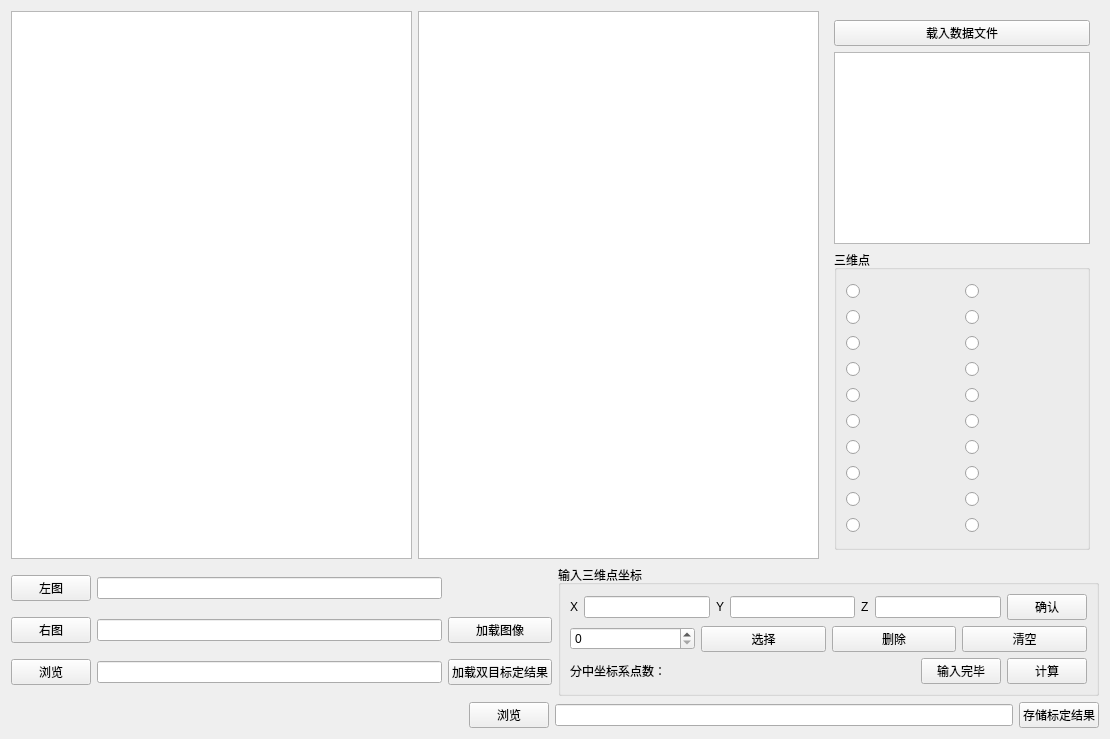
     <widget class="QWidget" name="SpacialImageTable">
      <attribute name="title">
       <string>系统标定</string>
      </attribute>
      <layout class="QGridLayout" name="gridLayout_11">
       <item row="0" column="0">
        <layout class="QHBoxLayout" name="horizontalLayout_8">
         <item>
          <widget class="QGraphicsView" name="sp_lft_view">
           <property name="minimumSize">
            <size>
             <width>401</width>
             <height>501</height>
            </size>
           </property>
          </widget>
         </item>
         <item>
          <widget class="QGraphicsView" name="sp_rgt_view">
           <property name="minimumSize">
            <size>
             <width>401</width>
             <height>501</height>
            </size>
           </property>
          </widget>
         </item>
         <item>
          <widget class="QWidget" name="widget_2" native="true">
           <property name="minimumSize">
            <size>
             <width>100</width>
             <height>0</height>
            </size>
           </property>
           <layout class="QVBoxLayout" name="verticalLayout_5">
            <item>
             <widget class="QPushButton" name="sp_loadCaliBoardDataButton">
              <property name="toolTip">
               <string>&lt;html&gt;&lt;head/&gt;&lt;body&gt;&lt;p&gt;为了减少手动输入系统标定板三维点真实值坐标，载入.calipnt数据文件，该数据文件内容为某一块定西标定板的所有三维点坐标，该文件为本系统自定义格式，详见.calipnt文件样例。&lt;/p&gt;&lt;/body&gt;&lt;/html&gt;</string>
              </property>
              <property name="whatsThis">
               <string>&lt;html&gt;&lt;head/&gt;&lt;body&gt;&lt;p&gt;&lt;br/&gt;&lt;/p&gt;&lt;/body&gt;&lt;/html&gt;</string>
              </property>
              <property name="text">
               <string>载入数据文件</string>
              </property>
             </widget>
            </item>
            <item>
             <widget class="QPlainTextEdit" name="sp_loadCalibBoardDataEdit"/>
            </item>
            <item>
             <widget class="QGroupBox" name="groupBox_2">
              <property name="minimumSize">
               <size>
                <width>0</width>
                <height>300</height>
               </size>
              </property>
              <property name="title">
               <string>三维点</string>
              </property>
              <layout class="QGridLayout" name="gridLayout_13">
               <item row="0" column="0">
                <widget class="QRadioButton" name="radio01">
                 <property name="text">
                  <string/>
                 </property>
                </widget>
               </item>
               <item row="0" column="1">
                <widget class="QRadioButton" name="radio11">
                 <property name="text">
                  <string/>
                 </property>
                </widget>
               </item>
               <item row="1" column="0">
                <widget class="QRadioButton" name="radio02">
                 <property name="text">
                  <string/>
                 </property>
                </widget>
               </item>
               <item row="1" column="1">
                <widget class="QRadioButton" name="radio12">
                 <property name="text">
                  <string/>
                 </property>
                </widget>
               </item>
               <item row="2" column="0">
                <widget class="QRadioButton" name="radio03">
                 <property name="text">
                  <string/>
                 </property>
                </widget>
               </item>
               <item row="2" column="1">
                <widget class="QRadioButton" name="radio13">
                 <property name="text">
                  <string/>
                 </property>
                </widget>
               </item>
               <item row="3" column="0">
                <widget class="QRadioButton" name="radio04">
                 <property name="text">
                  <string/>
                 </property>
                </widget>
               </item>
               <item row="3" column="1">
                <widget class="QRadioButton" name="radio14">
                 <property name="text">
                  <string/>
                 </property>
                </widget>
               </item>
               <item row="4" column="0">
                <widget class="QRadioButton" name="radio05">
                 <property name="text">
                  <string/>
                 </property>
                </widget>
               </item>
               <item row="4" column="1">
                <widget class="QRadioButton" name="radio15">
                 <property name="text">
                  <string/>
                 </property>
                </widget>
               </item>
               <item row="5" column="0">
                <widget class="QRadioButton" name="radio06">
                 <property name="text">
                  <string/>
                 </property>
                </widget>
               </item>
               <item row="5" column="1">
                <widget class="QRadioButton" name="radio16">
                 <property name="text">
                  <string/>
                 </property>
                </widget>
               </item>
               <item row="6" column="0">
                <widget class="QRadioButton" name="radio07">
                 <property name="text">
                  <string/>
                 </property>
                </widget>
               </item>
               <item row="6" column="1">
                <widget class="QRadioButton" name="radio17">
                 <property name="text">
                  <string/>
                 </property>
                </widget>
               </item>
               <item row="7" column="0">
                <widget class="QRadioButton" name="radio08">
                 <property name="text">
                  <string/>
                 </property>
                </widget>
               </item>
               <item row="7" column="1">
                <widget class="QRadioButton" name="radio18">
                 <property name="text">
                  <string/>
                 </property>
                </widget>
               </item>
               <item row="8" column="0">
                <widget class="QRadioButton" name="radio09">
                 <property name="text">
                  <string/>
                 </property>
                </widget>
               </item>
               <item row="8" column="1">
                <widget class="QRadioButton" name="radio19">
                 <property name="text">
                  <string/>
                 </property>
                </widget>
               </item>
               <item row="9" column="0">
                <widget class="QRadioButton" name="radio0a">
                 <property name="text">
                  <string/>
                 </property>
                </widget>
               </item>
               <item row="9" column="1">
                <widget class="QRadioButton" name="radio1a">
                 <property name="text">
                  <string/>
                 </property>
                </widget>
               </item>
              </layout>
             </widget>
            </item>
           </layout>
          </widget>
         </item>
        </layout>
       </item>
       <item row="1" column="0">
        <layout class="QHBoxLayout" name="horizontalLayout_9">
         <item>
          <layout class="QGridLayout" name="gridLayout_9">
           <item row="0" column="0">
            <widget class="QPushButton" name="sp_leftimageopen">
             <property name="toolTip">
              <string>&lt;html&gt;&lt;head/&gt;&lt;body&gt;&lt;p&gt;某组相机的系统标定板的左图（要求左右图为同时拍摄，且均能拍摄到标定点）&lt;/p&gt;&lt;/body&gt;&lt;/html&gt;</string>
             </property>
             <property name="whatsThis">
              <string>&lt;html&gt;&lt;head/&gt;&lt;body&gt;&lt;p&gt;&lt;br/&gt;&lt;/p&gt;&lt;/body&gt;&lt;/html&gt;</string>
             </property>
             <property name="text">
              <string>左图</string>
             </property>
            </widget>
           </item>
           <item row="0" column="1">
            <widget class="QLineEdit" name="sp_leftimage">
             <property name="minimumSize">
              <size>
               <width>241</width>
               <height>0</height>
              </size>
             </property>
            </widget>
           </item>
           <item row="1" column="0">
            <widget class="QPushButton" name="sp_rightimageopen">
             <property name="toolTip">
              <string>&lt;html&gt;&lt;head/&gt;&lt;body&gt;&lt;p&gt;某组相机的系统标定板的右图（要求左右图为同时拍摄，且均能拍摄到标定点）&lt;/p&gt;&lt;/body&gt;&lt;/html&gt;</string>
             </property>
             <property name="whatsThis">
              <string>&lt;html&gt;&lt;head/&gt;&lt;body&gt;&lt;p&gt;&lt;br/&gt;&lt;/p&gt;&lt;/body&gt;&lt;/html&gt;</string>
             </property>
             <property name="text">
              <string>右图</string>
             </property>
            </widget>
           </item>
           <item row="1" column="1">
            <widget class="QLineEdit" name="sp_rightimage">
             <property name="minimumSize">
              <size>
               <width>241</width>
               <height>0</height>
              </size>
             </property>
            </widget>
           </item>
           <item row="2" column="0">
            <widget class="QPushButton" name="sp_stereoopen">
             <property name="toolTip">
              <string>&lt;html&gt;&lt;head/&gt;&lt;body&gt;&lt;p&gt;选择某组双目标定文件，作为系统标定的输入。&lt;/p&gt;&lt;/body&gt;&lt;/html&gt;</string>
             </property>
             <property name="whatsThis">
              <string>&lt;html&gt;&lt;head/&gt;&lt;body&gt;&lt;p&gt;&lt;br/&gt;&lt;/p&gt;&lt;/body&gt;&lt;/html&gt;</string>
             </property>
             <property name="text">
              <string>浏览</string>
             </property>
            </widget>
           </item>
           <item row="2" column="1">
            <widget class="QLineEdit" name="sp_stereoresultpath">
             <property name="minimumSize">
              <size>
               <width>241</width>
               <height>0</height>
              </size>
             </property>
            </widget>
           </item>
           <item row="2" column="2">
            <widget class="QPushButton" name="sp_loadstereo">
             <property name="toolTip">
              <string>&lt;html&gt;&lt;head/&gt;&lt;body&gt;&lt;p&gt;某组相机双目标定结果配置文件路径输入完毕后，点此加载该文件，因为系统标定要基于双目标定的结果再做计算，计算结果附在XML标定配置文件的末尾。&lt;/p&gt;&lt;/body&gt;&lt;/html&gt;</string>
             </property>
             <property name="whatsThis">
              <string>&lt;html&gt;&lt;head/&gt;&lt;body&gt;&lt;p&gt;&lt;br/&gt;&lt;/p&gt;&lt;/body&gt;&lt;/html&gt;</string>
             </property>
             <property name="text">
              <string>加载双目标定结果</string>
             </property>
            </widget>
           </item>
           <item row="1" column="2">
            <widget class="QPushButton" name="sp_loadimages">
             <property name="toolTip">
              <string>&lt;html&gt;&lt;head/&gt;&lt;body&gt;&lt;p&gt;某组相机同时拍摄的系统标定板的左图右图路径选择完毕后，点此则将图片加载到图像显示窗口&lt;/p&gt;&lt;/body&gt;&lt;/html&gt;</string>
             </property>
             <property name="whatsThis">
              <string>&lt;html&gt;&lt;head/&gt;&lt;body&gt;&lt;p&gt;&lt;br/&gt;&lt;/p&gt;&lt;/body&gt;&lt;/html&gt;</string>
             </property>
             <property name="text">
              <string>加载图像</string>
             </property>
            </widget>
           </item>
          </layout>
         </item>
         <item>
          <widget class="QGroupBox" name="groupBox">
           <property name="minimumSize">
            <size>
             <width>368</width>
             <height>115</height>
            </size>
           </property>
           <property name="title">
            <string>输入三维点坐标</string>
           </property>
           <layout class="QGridLayout" name="gridLayout_7">
            <item row="0" column="0">
             <layout class="QHBoxLayout" name="horizontalLayout_5">
              <item>
               <widget class="QLabel" name="label_3">
                <property name="toolTip">
                 <string>&lt;html&gt;&lt;head/&gt;&lt;body&gt;&lt;p&gt;某一系统标定板上点的真实值X（由兰州方面测量人提供），可通过三维点选择框选择，避免手动输入出错。&lt;/p&gt;&lt;/body&gt;&lt;/html&gt;</string>
                </property>
                <property name="whatsThis">
                 <string>&lt;html&gt;&lt;head/&gt;&lt;body&gt;&lt;p&gt;&lt;br/&gt;&lt;/p&gt;&lt;/body&gt;&lt;/html&gt;</string>
                </property>
                <property name="text">
                 <string>X</string>
                </property>
               </widget>
              </item>
              <item>
               <widget class="QLineEdit" name="sp_coorX"/>
              </item>
              <item>
               <widget class="QLabel" name="label_6">
                <property name="toolTip">
                 <string>&lt;html&gt;&lt;head/&gt;&lt;body&gt;&lt;p&gt;某一系统标定板上点的真实值Y（由兰州方面测量人提供），可通过三维点选择框选择，避免手动输入出错。&lt;/p&gt;&lt;/body&gt;&lt;/html&gt;</string>
                </property>
                <property name="whatsThis">
                 <string>&lt;html&gt;&lt;head/&gt;&lt;body&gt;&lt;p&gt;&lt;br/&gt;&lt;/p&gt;&lt;/body&gt;&lt;/html&gt;</string>
                </property>
                <property name="text">
                 <string>Y</string>
                </property>
               </widget>
              </item>
              <item>
               <widget class="QLineEdit" name="sp_coorY"/>
              </item>
              <item>
               <widget class="QLabel" name="label_7">
                <property name="toolTip">
                 <string>&lt;html&gt;&lt;head/&gt;&lt;body&gt;&lt;p&gt;某一系统标定板上点的真实值Z（由兰州方面测量人提供），可通过三维点选择框选择，避免手动输入出错。&lt;/p&gt;&lt;/body&gt;&lt;/html&gt;</string>
                </property>
                <property name="whatsThis">
                 <string>&lt;html&gt;&lt;head/&gt;&lt;body&gt;&lt;p&gt;&lt;br/&gt;&lt;/p&gt;&lt;/body&gt;&lt;/html&gt;</string>
                </property>
                <property name="text">
                 <string>Z</string>
                </property>
               </widget>
              </item>
              <item>
               <widget class="QLineEdit" name="sp_coorZ"/>
              </item>
              <item>
               <widget class="QPushButton" name="sp_confirm">
                <property name="toolTip">
                 <string>&lt;html&gt;&lt;head/&gt;&lt;body&gt;&lt;p&gt;某一系统标定板上点的真实值X，Y，Z均输入完毕后，点此按钮添加到计算用点中，一般计算用真实三维点需&amp;gt;6个&lt;/p&gt;&lt;/body&gt;&lt;/html&gt;</string>
                </property>
                <property name="whatsThis">
                 <string>&lt;html&gt;&lt;head/&gt;&lt;body&gt;&lt;p&gt;&lt;br/&gt;&lt;/p&gt;&lt;/body&gt;&lt;/html&gt;</string>
                </property>
                <property name="text">
                 <string>确认</string>
                </property>
               </widget>
              </item>
             </layout>
            </item>
            <item row="1" column="0">
             <layout class="QHBoxLayout" name="horizontalLayout_6">
              <item>
               <widget class="QSpinBox" name="sp_spinBox"/>
              </item>
              <item>
               <widget class="QPushButton" name="sp_choose">
                <property name="toolTip">
                 <string>&lt;html&gt;&lt;head/&gt;&lt;body&gt;&lt;p&gt;检查已输入系统标定计算需要的三维点坐标list，按钮左侧选择点的序号（从0开始），点此按钮可检查已输入的三维点X，Y，Z真实值。&lt;/p&gt;&lt;/body&gt;&lt;/html&gt;</string>
                </property>
                <property name="whatsThis">
                 <string>&lt;html&gt;&lt;head/&gt;&lt;body&gt;&lt;p&gt;&lt;br/&gt;&lt;/p&gt;&lt;/body&gt;&lt;/html&gt;</string>
                </property>
                <property name="text">
                 <string>选择</string>
                </property>
               </widget>
              </item>
              <item>
               <widget class="QPushButton" name="sp_delete">
                <property name="toolTip">
                 <string>&lt;html&gt;&lt;head/&gt;&lt;body&gt;&lt;p&gt;从已输入系统标定计算需要的三维点坐标list中删除某点，在左侧中选择点序号，点此按钮则删除该点，则该点不再参与计算&lt;/p&gt;&lt;/body&gt;&lt;/html&gt;</string>
                </property>
                <property name="whatsThis">
                 <string>&lt;html&gt;&lt;head/&gt;&lt;body&gt;&lt;p&gt;&lt;br/&gt;&lt;/p&gt;&lt;/body&gt;&lt;/html&gt;</string>
                </property>
                <property name="text">
                 <string>删除</string>
                </property>
               </widget>
              </item>
              <item>
               <widget class="QPushButton" name="sp_clearall">
                <property name="toolTip">
                 <string>&lt;html&gt;&lt;head/&gt;&lt;body&gt;&lt;p&gt;清空已输入系统标定计算需要的三维点坐标list&lt;/p&gt;&lt;/body&gt;&lt;/html&gt;</string>
                </property>
                <property name="whatsThis">
                 <string>&lt;html&gt;&lt;head/&gt;&lt;body&gt;&lt;p&gt;&lt;br/&gt;&lt;/p&gt;&lt;/body&gt;&lt;/html&gt;</string>
                </property>
                <property name="text">
                 <string>清空</string>
                </property>
               </widget>
              </item>
             </layout>
            </item>
            <item row="2" column="0">
             <layout class="QHBoxLayout" name="horizontalLayout_13">
              <item>
               <widget class="QLabel" name="label_11">
                <property name="text">
                 <string>分中坐标系点数：</string>
                </property>
               </widget>
              </item>
              <item>
               <widget class="QLabel" name="cali_sp_count">
                <property name="minimumSize">
                 <size>
                  <width>0</width>
                  <height>0</height>
                 </size>
                </property>
                <property name="text">
                 <string/>
                </property>
               </widget>
              </item>
              <item>
               <layout class="QHBoxLayout" name="horizontalLayout_7">
                <item>
                 <spacer name="horizontalSpacer_5">
                  <property name="orientation">
                   <enum>Qt::Horizontal</enum>
                  </property>
                  <property name="sizeHint" stdset="0">
                   <size>
                    <width>40</width>
                    <height>20</height>
                   </size>
                  </property>
                 </spacer>
                </item>
                <item>
                 <widget class="QPushButton" name="sp_inputcomplete">
                  <property name="toolTip">
                   <string>&lt;html&gt;&lt;head/&gt;&lt;body&gt;&lt;p&gt;待全部系统标定计算需要的三维点坐标list（点数需&amp;gt;6个）输入完毕后，点此系统标定计算就绪，左侧显示分中坐标系点数。&lt;/p&gt;&lt;/body&gt;&lt;/html&gt;</string>
                  </property>
                  <property name="whatsThis">
                   <string>&lt;html&gt;&lt;head/&gt;&lt;body&gt;&lt;p&gt;&lt;br/&gt;&lt;/p&gt;&lt;/body&gt;&lt;/html&gt;</string>
                  </property>
                  <property name="text">
                   <string>输入完毕</string>
                  </property>
                 </widget>
                </item>
                <item>
                 <widget class="QPushButton" name="sp_calc">
                  <property name="toolTip">
                   <string>&lt;html&gt;&lt;head/&gt;&lt;body&gt;&lt;p&gt;选择输入完毕，且分中坐标系点数显示&amp;gt;6个时，点此则做系统标定计算，计算结果的误差评价将在右侧显示。&lt;/p&gt;&lt;/body&gt;&lt;/html&gt;</string>
                  </property>
                  <property name="whatsThis">
                   <string>&lt;html&gt;&lt;head/&gt;&lt;body&gt;&lt;p&gt;&lt;br/&gt;&lt;/p&gt;&lt;/body&gt;&lt;/html&gt;</string>
                  </property>
                  <property name="text">
                   <string>计算</string>
                  </property>
                 </widget>
                </item>
               </layout>
              </item>
             </layout>
            </item>
           </layout>
          </widget>
         </item>
        </layout>
       </item>
       <item row="2" column="0">
        <layout class="QHBoxLayout" name="horizontalLayout_14">
         <item>
          <spacer name="horizontalSpacer_8">
           <property name="orientation">
            <enum>Qt::Horizontal</enum>
           </property>
           <property name="sizeHint" stdset="0">
            <size>
             <width>40</width>
             <height>20</height>
            </size>
           </property>
          </spacer>
         </item>
         <item>
          <widget class="QPushButton" name="sp_resultopen">
           <property name="toolTip">
            <string>&lt;html&gt;&lt;head/&gt;&lt;body&gt;&lt;p&gt;这组相机的系统标定计算结果路径选择。&lt;/p&gt;&lt;/body&gt;&lt;/html&gt;</string>
           </property>
           <property name="whatsThis">
            <string>&lt;html&gt;&lt;head/&gt;&lt;body&gt;&lt;p&gt;&lt;br/&gt;&lt;/p&gt;&lt;/body&gt;&lt;/html&gt;</string>
           </property>
           <property name="text">
            <string>浏览</string>
           </property>
          </widget>
         </item>
         <item>
          <widget class="QLineEdit" name="sp_resultpath">
           <property name="minimumSize">
            <size>
             <width>241</width>
             <height>0</height>
            </size>
           </property>
          </widget>
         </item>
         <item>
          <widget class="QPushButton" name="sp_saveresult">
           <property name="toolTip">
            <string>&lt;html&gt;&lt;head/&gt;&lt;body&gt;&lt;p&gt;存储这组相机的系统标定结果，计算结果附在XML标定配置文件的末尾。&lt;/p&gt;&lt;p&gt;注意：计算结果使用前，需要用主控程序采集，计算隧道壁光带图，误差合理后继续使用。&lt;/p&gt;&lt;/body&gt;&lt;/html&gt;</string>
           </property>
           <property name="whatsThis">
            <string>&lt;html&gt;&lt;head/&gt;&lt;body&gt;&lt;p&gt;&lt;br/&gt;&lt;/p&gt;&lt;/body&gt;&lt;/html&gt;</string>
           </property>
           <property name="text">
            <string>存储标定结果</string>
           </property>
          </widget>
         </item>
        </layout>
       </item>
      </layout>
     </widget>
